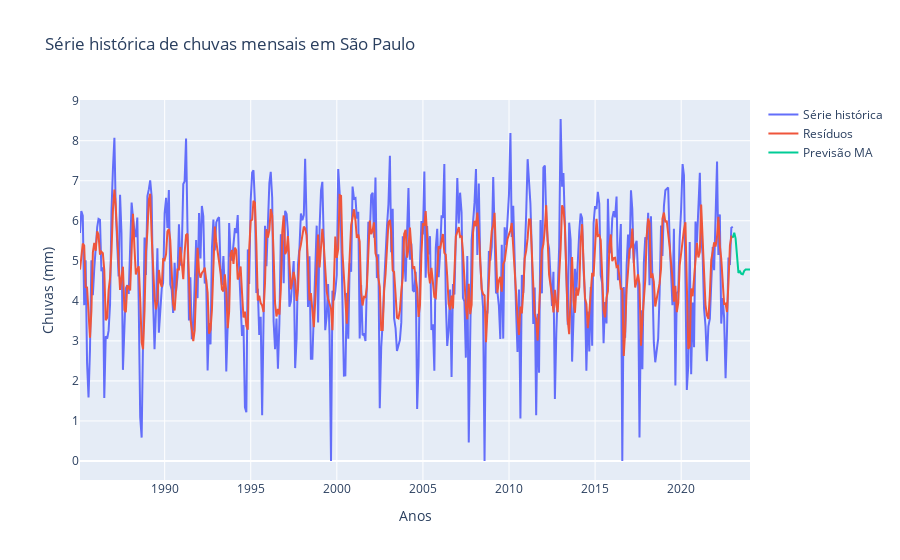

Write notebook code for a chart like this one.
### Markdown cell above
### Previsão

### Code cell
resultado_ma.fittedvalues
previsao_ma = resultado_ma.predict(start=455, end=467)

fig = go.Figure()
fig.add_trace(go.Scatter(x=serie_n.index, y=serie_n.values,
                    mode='lines',
                    name='Série histórica'))
fig.add_trace(go.Scatter(x=serie_n.index, y=_,
                    mode='lines',
                    name='Resíduos'))
fig.add_trace(go.Scatter(x=previsao_ma.index, y=previsao_ma,
                    mode='lines',
                    name='Previsão MA'))
fig.update_layout(title='Série histórica de chuvas mensais em São Paulo',
                    xaxis_title='Anos',
                    yaxis_title='Chuvas (mm)')
fig.show()

### Figure 1 — Plotly figure (JSON) as saved in the notebook; plotly's stock layout.template omitted (floating-point values rounded to 4 significant figures; data arrays with more than 128 entries replaced by an {"elided": "..."} marker saying what was removed)
{"data": [{"mode": "lines", "name": "Série histórica", "type": "scatter", "x": {"elided": "456 str values"}, "y": {"elided": "456 float values"}}, {"mode": "lines", "name": "Resíduos", "type": "scatter", "x": {"elided": "456 str values"}, "y": {"elided": "456 float values"}}, {"mode": "lines", "name": "Previsão MA", "type": "scatter", "x": ["2022-12-31T00:00:00", "2023-01-31T00:00:00", "2023-02-28T00:00:00", "2023-03-31T00:00:00", "2023-04-30T00:00:00", "2023-05-31T00:00:00", "2023-06-30T00:00:00", "2023-07-31T00:00:00", "2023-08-31T00:00:00", "2023-09-30T00:00:00", "2023-10-31T00:00:00", "2023-11-30T00:00:00", "2023-12-31T00:00:00"], "y": [5.579, 5.702, 5.56, 5.019, 4.699, 4.734, 4.675, 4.664, 4.749, 4.781, 4.781, 4.781, 4.781]}], "layout": {"title": {"text": "Série histórica de chuvas mensais em São Paulo"}, "xaxis": {"title": {"text": "Anos"}}, "yaxis": {"title": {"text": "Chuvas (mm)"}}}}
